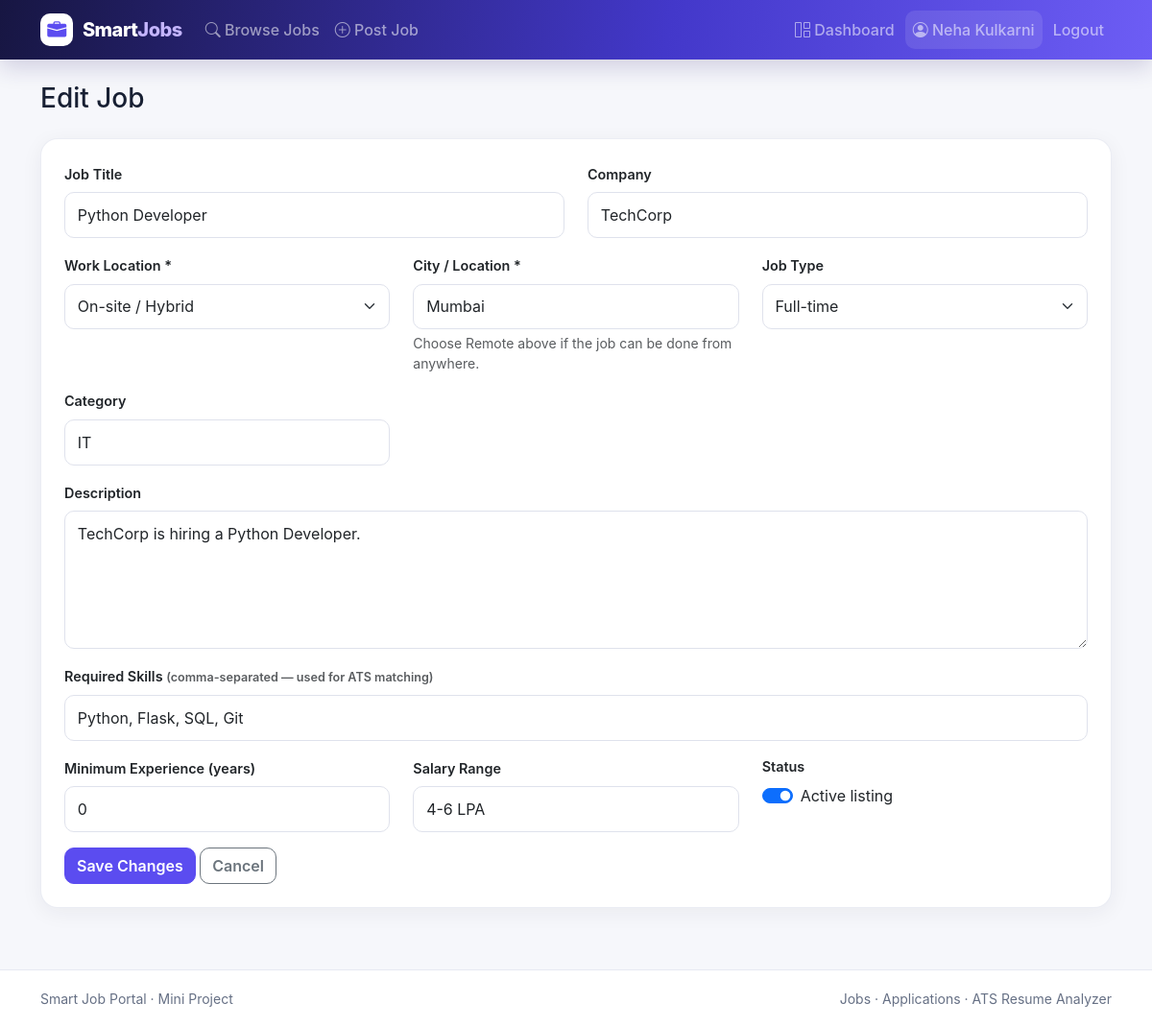
The app's page /jobs/1/edit (signed in) with its own data.
### app.py (models this page shows, shortened)
class User(UserMixin, db.Model):
    id = db.Column(db.Integer, primary_key=True)
    name = db.Column(db.String(120), nullable=False)
    email = db.Column(db.String(150), unique=True, nullable=False)
    password_hash = db.Column(db.String(255), nullable=False)
    role = db.Column(db.String(20), default="student")
    phone = db.Column(db.String(20))
    location = db.Column(db.String(120))
    skills = db.Column(db.Text)
    education = db.Column(db.Text)
    experience = db.Column(db.Text)
    bio = db.Column(db.Text)
    resume_filename = db.Column(db.String(255))
    created_at = db.Column(db.DateTime, default=datetime.utcnow)
    jobs_posted = db.relationship("Job", backref="poster", cascade="all, delete-orphan")
    applications = db.relationship("Application", backref="applicant", cascade="all, delete-orphan")
    @property
    def is_admin(self):
        return self.role == "admin"

class Job(db.Model):
    id = db.Column(db.Integer, primary_key=True)
    title = db.Column(db.String(200), nullable=False)
    company = db.Column(db.String(150), nullable=False)
    location = db.Column(db.String(120))
    job_type = db.Column(db.String(50), default="Full-time")
    category = db.Column(db.String(100))
    description = db.Column(db.Text, nullable=False)
    required_skills = db.Column(db.Text)
    min_experience = db.Column(db.Integer, default=0)
    salary_range = db.Column(db.String(100))
    posted_by = db.Column(db.Integer, db.ForeignKey("user.id"), nullable=False)
    posted_at = db.Column(db.DateTime, default=datetime.utcnow)
    is_active = db.Column(db.Boolean, default=True)
    applications = db.relationship("Application", backref="job", cascade="all, delete-orphan")

### app.py (the view, shortened to what this page needs)
@app.route("/jobs/<int:job_id>/edit", methods=["GET", "POST"])
@login_required
@admin_required
def edit_job(job_id):
    job = db.get_or_404(Job, job_id)
    if job.posted_by != current_user.id:
        abort(403)
    return render_template("jobs/form.html", job=job)

### app.py (called while the page is built)
@login_manager.user_loader
def load_user(user_id):
    return db.session.get(User, int(user_id))

def admin_required(view):
    @wraps(view)
    def check_admin(*args, **kwargs):
        if not current_user.is_authenticated or not current_user.is_admin:
            abort(403)
        return view(*args, **kwargs)
    return check_admin

### templates/jobs/form.html (shortened to what this page needs)
<!DOCTYPE html>
<html lang="en">
<head>
    <link href="https://cdn.jsdelivr.net/npm/bootstrap@5.3.3/dist/css/bootstrap.min.css" rel="stylesheet">
    <link href="https://cdn.jsdelivr.net/npm/bootstrap-icons@1.11.3/font/bootstrap-icons.css" rel="stylesheet">
    <link href="{{ url_for('static', filename='css/style.css') }}" rel="stylesheet">
</head>
<body>
<nav class="navbar navbar-expand-lg navbar-dark sticky-top">
    <div class="container">
        <a class="navbar-brand" href="{{ url_for('index') }}"><span class="logo-icon"><i class="bi bi-briefcase-fill"></i></span> Smart<span>Jobs</span></a>
        <div class="collapse navbar-collapse" id="navMenu">
            <ul class="navbar-nav me-auto align-items-lg-center">
                <li class="nav-item"><a class="nav-link" href="{{ url_for('list_jobs') }}"><i class="bi bi-search"></i> Browse Jobs</a></li>
                {% if current_user.is_authenticated and current_user.is_admin %}
                <li class="nav-item"><a class="nav-link" href="{{ url_for('create_job') }}"><i class="bi bi-plus-circle"></i> Post Job</a></li>
                {% endif %}
            </ul>
            <ul class="navbar-nav align-items-lg-center">
                {% if current_user.is_authenticated %}
                    <li class="nav-item"><a class="nav-link" href="{{ url_for('dashboard') }}"><i class="bi bi-grid-1x2"></i> Dashboard</a></li>
                    <li class="nav-item"><a class="nav-link user-pill" href="{{ url_for('profile') }}"><i class="bi bi-person-circle"></i> {{ current_user.name }}</a></li>
                    <li class="nav-item"><a class="nav-link" href="{{ url_for('logout') }}">Logout</a></li>
                {% else %}
                    <li class="nav-item"><a class="nav-link" href="{{ url_for('login') }}">Login</a></li>
                    <li class="nav-item"><a class="btn btn-light btn-sm signup-nav" href="{{ url_for('register') }}">Sign Up</a></li>
                {% endif %}
            </ul>
        </div>
    </div>
</nav>
<main class="container my-4">
<h3 class="mb-4">{{ 'Edit Job' if job else 'Post a New Job' }}</h3>
<div class="card p-4">
    <form method="POST">
        <div class="row">
            <div class="col-md-6 mb-3">
                <label class="form-label">Job Title</label>
                <input type="text" class="form-control" name="title" value="{{ job.title if job else '' }}" required>
            </div>
            <div class="col-md-6 mb-3">
                <label class="form-label">Company</label>
                <input type="text" class="form-control" name="company" value="{{ job.company if job else '' }}" required>
            </div>
        </div>
        <div class="row">
            <div class="col-md-4 mb-3">
                <label class="form-label">Work Location *</label>
                <select class="form-select" name="location_mode" id="locationMode" required>
                    <option value="onsite" {% if not job or job.location != 'Remote' %}selected{% endif %}>On-site / Hybrid</option>
                </select>
            </div>
            <div class="col-md-4 mb-3" id="locationBox">
                <label class="form-label">City / Location *</label>
                <input type="text" class="form-control" name="location" id="locationInput" value="{{ job.location if job and job.location != 'Remote' else '' }}" placeholder="e.g. Pune, Maharashtra">
                <div class="form-text">Choose Remote above if the job can be done from anywhere.</div>
            </div>
            <div class="col-md-4 mb-3">
                <label class="form-label">Job Type</label>
                <select class="form-select" name="job_type" required>
                    {% for t in ['Full-time', 'Part-time', 'Internship', 'Contract'] %}
                    <option value="{{ t }}" {% if job and job.job_type == t %}selected{% endif %}>{{ t }}</option>
                    {% endfor %}
                </select>
            </div>
            <div class="col-md-4 mb-3">
                <label class="form-label">Category</label>
                <input type="text" class="form-control" name="category" value="{{ job.category if job else '' }}" placeholder="e.g. Software Development">
            </div>
        </div>
        <div class="mb-3">
            <label class="form-label">Description</label>
            <textarea class="form-control" name="description" rows="5" required>{{ job.description if job else '' }}</textarea>
        </div>
        <div class="mb-3">
            <label class="form-label">Required Skills <small class="text-muted">(comma-separated — used for ATS matching)</small></label>
            <input type="text" class="form-control" name="required_skills" value="{{ job.required_skills if job else '' }}" placeholder="e.g. Python, Flask, SQL">
        </div>
        <div class="row">
            <div class="col-md-4 mb-3">
                <label class="form-label">Minimum Experience (years)</label>
                <input type="number" class="form-control" name="min_experience" min="0" value="{{ job.min_experience if job else 0 }}">
            </div>
            <div class="col-md-4 mb-3">
                <label class="form-label">Salary Range</label>
                <input type="text" class="form-control" name="salary_range" value="{{ job.salary_range if job else '' }}" placeholder="e.g. 4-6 LPA">
            </div>
            {% if job %}
            <div class="col-md-4 mb-3">
                <label class="form-label d-block">Status</label>
                <div class="form-check form-switch mt-2">
                    <input class="form-check-input" type="checkbox" name="is_active" id="is_active" {% if job.is_active %}checked{% endif %}>
                    <label class="form-check-label" for="is_active">Active listing</label>
                </div>
            </div>
            {% endif %}
        </div>
        <button type="submit" class="btn btn-primary">{{ 'Save Changes' if job else 'Post Job' }}</button>
        <a href="{{ url_for('list_jobs') }}" class="btn btn-outline-secondary">Cancel</a>
    </form>
</div>
</main>
<footer class="site-footer"><div class="container d-flex flex-wrap justify-content-between gap-2"><small>Smart Job Portal · Mini Project</small><small>Jobs · Applications · ATS Resume Analyzer</small></div></footer>
</body>
</html>

### static/css/style.css (style rules this page uses)
:root { --primary:#5b4cf0;--primary-dark:#3f35b5;--secondary:#14b8a6;--orange:#f97316;--ink:#182033;--muted:#667085;--page:#f6f7fb;--card:#fff;--line:#e7e9f2 }
* { box-sizing:border-box }
body { background:var(--page);font-family:Inter,'Segoe UI',system-ui,sans-serif;color:var(--ink) }
.navbar { background:linear-gradient(100deg,#171642,#4338ca 58%,#6d5df5);box-shadow:0 8px 25px rgba(31,24,104,.18) }
.navbar-brand { font-weight:800;letter-spacing:-.5px }
.navbar-brand span:last-child { color:#c4b5fd }
.logo-icon { display:inline-flex;width:34px;height:34px;border-radius:10px;background:#fff;color:var(--primary);align-items:center;justify-content:center;margin-right:6px }
.nav-link { font-weight:500 }
.user-pill { background:rgba(255,255,255,.1);border-radius:10px;margin:3px }
.card { border:1px solid rgba(231,233,242,.8);border-radius:18px;background:var(--card);box-shadow:0 5px 22px rgba(31,41,55,.06) }
.btn { border-radius:10px;font-weight:600 }
.btn-primary { background:var(--primary);border-color:var(--primary) }
.form-control,.form-select { border-radius:10px;border-color:#dfe2ec;padding:.68rem .8rem }
.form-label { font-weight:600;font-size:.9rem }
.site-footer { margin-top:4rem;border-top:1px solid var(--line);background:#fff;color:var(--muted);padding:1.2rem 0 }

### records on screen
User: name "Neha Kulkarni"
Job: title "Python Developer", company "TechCorp", location_mode "On-site / Hybrid", location "Mumbai", job_type "Full-time", category "IT", description "TechCorp is hiring a Python Developer.", required_skills "Python, Flask, SQL, Git", min_experience "0", salary_range "4-6 LPA", is_active "☑"

### other values on screen
{{ 'Edit Job' if job else 'Post a New Job' }} "Edit Job"
{{ 'Save Changes' if job else 'Post Job' }} "Save Changes"
